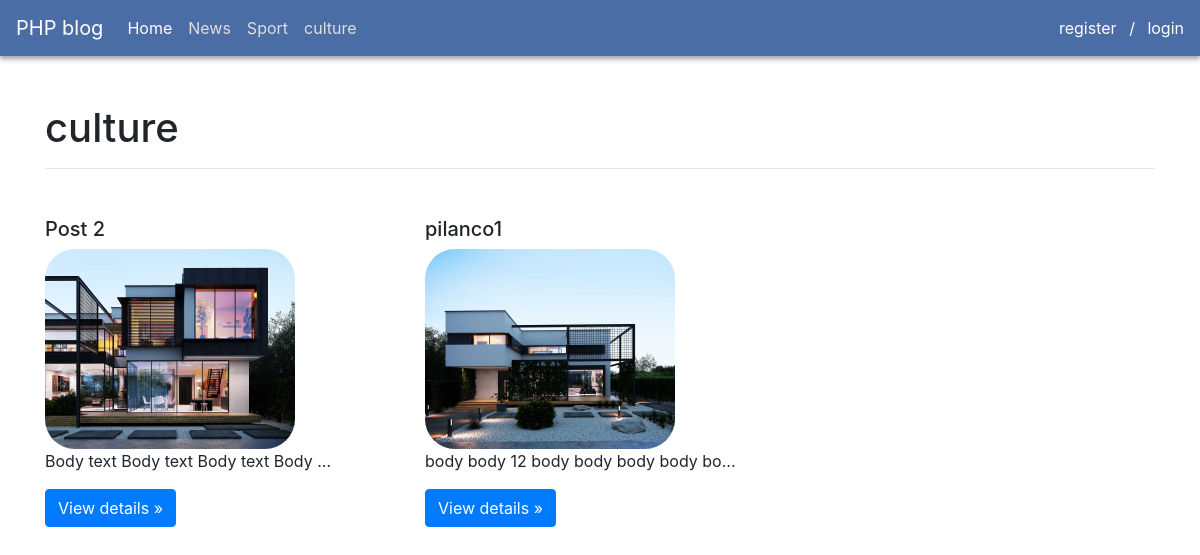
Screenshot of /category.php?id=3 with the database file from the repository.
### tables this page shows
CREATE TABLE `categories` (
  `id` int(11) NOT NULL,
  `name` varchar(90) NOT NULL,
  `updated_at` datetime DEFAULT NULL,
  `created_at` datetime DEFAULT NULL
);

CREATE TABLE `posts` (
  `id` int(11) NOT NULL,
  `title` varchar(255) NOT NULL,
  `body` text NOT NULL,
  `cat_id` int(11) NOT NULL,
  `status` tinyint(4) NOT NULL DEFAULT 10,
  `image` text NOT NULL,
  `updated_at` datetime DEFAULT NULL,
  `created_at` datetime NOT NULL
);

### functions/helpers.php (called while the page is built, shortened)
<?php
function asset($FILE)
{
    return trim(BASE_URL, '/ ') . '/' . trim($FILE, '/ ');
}
function url($URL)
{
    return trim(BASE_URL, '/ ') . '/' . trim($URL, '/ ');
}

### category.php (the view, shortened to what this page needs)
<?php
require_once 'functions/helpers.php';
require_once 'functions/PDO_Connection.php';
?>
<!DOCTYPE html>
<html lang="en">
<head>
    <link rel="stylesheet" href="<?= asset('assets/css/bootstrap.min.css') ?>" media="all" type="text/css">
    <link rel="stylesheet" href="<?= asset('assets/css/style.css') ?>" media="all" type="text/css">
</head>
<body>
    <section id="app">
        <?php require_once 'layouts/top-nav.php' ?>
        <section class="container my-5">
            <?php
            global $connection;
            if (isset($_GET['id']) && $_GET['id'] !== '') {
                $query = "SELECT * FROM `categories` WHERE `id` = ?";
                $statement = $connection->prepare($query);
                $statement->execute([$_GET['id']]);
                $category = $statement->fetch();
                    if ($category !== false) {
                ?>
            <section class="row">
                <section class="col-12">
                    <h1><?= $category->name ?></h1>
                    <hr>
                </section>
            </section>
            <section class="row">
                <?php
                    $query = "SELECT `id`, `title`, `body`, `image` FROM `posts` WHERE `status` = 10 AND `cat_id` = ?";
                    $statement = $connection->prepare($query);
                    $statement->execute([$_GET['id']]);
                    $posts = $statement->fetchAll();
                    foreach ($posts as $post) {
                    ?>
                <section class="col-md-4">
                    <section class="mb-2 overflow-hidden" style="max-height: 15rem;"><img class="img-fluid" src=""
                            alt=""></section>
                    <h2 class="h5 text-truncate"><?= $post->title ?></h2>
                    <img src="<?= asset($post->image) ?>" width="250px" style="border-radius: 30px;">
                    <p><?= substr($post->body, 0, 35) . '...' ?></p>
                    <p><a class="btn btn-primary" href="<?= URL('detail.php?id=') . $post->id ?>" role="button">View details »</a></p>
                </section>
                <?php } ?>
            </section>
            <?php } else {
                    $notFound = True;
                }
            } else {
                $notFound = True;
            }
            ?>
        </section>
    </section>
</body>
</html>

### layouts/top-nav.php (shortened to what this page needs)
<nav class="navbar navbar-expand-lg navbar-dark bg-blue ">
    <a class="navbar-brand " href="<?= url('panel') ?>">PHP blog</a>
    <div class="collapse navbar-collapse " id="navbarSupportedContent ">
        <ul class="navbar-nav mr-auto ">
            <li class="nav-item active ">
                <a class="nav-link " href="<?= url('index.php') ?>">Home <span class="sr-only ">(current)</span></a>
            </li>
            <?php
            global $connection;
            $query = "SELECT * FROM `php_project`.`categories`";
            $statement = $connection->prepare($query);
            $statement->execute();
            $categories = $statement->fetchAll();
            foreach ($categories as $category) {
            ?>
                <li class="nav-item ">
                    <a class="nav-link " href="<?= URL('category.php?id=') . $category->id ?>"><?= $category->name ?></a>
                </li>
            <?PHP } ?>
        </ul>
    </div>
    <section class="d-inline ">
        <?php if (isset($_SESSION['user'])) { ?>
            <a class="text-decoration-none text-white px-2 " href="<?= url('auth/logout.php') ?>">logout</a>
        <?php } else { ?>
            <a class="text-decoration-none text-white" href="<?= url('auth/register.php') ?>">register</a>
            <a class="text-decoration-none text-white px-2 ">/</a>
            <a class="text-decoration-none text-white" href="<?= url('auth/login.php') ?>">login</a>
        <?php } ?>
    </section>
</nav>

### assets/css/style.css (style rules this page uses)
.bg-blue { background-color: rgb(74,109,165); box-shadow: 0px 3px 4px #aaaaaa, 0px 4px 8px #ededed; }
.nav-link { color: #dedede!important; }
.active > .nav-link { color: #ffffff!important; }

### rows the page displays
categories: name "News"
categories: name "Sport"
categories: name "culture"
posts: title "Post 2", image (picture), body "Body text Body text Body text Body"
posts: title "pilanco1", image (picture), body "body body 12 body body body body bo"
